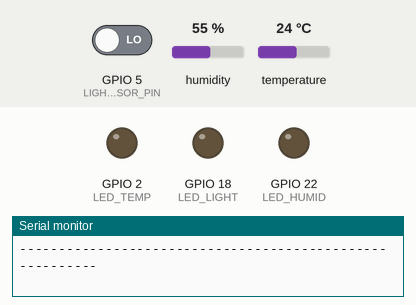
This program was run on a simulated ESP32. Shown: output pins drawn as LEDs (lit = HIGH), the last lines printed to the serial monitor. Inputs (shaded band) come from the test bench; at power-on: GPIO 5 (LIGHT_SENSOR_PIN) LOW, humidity 55 %, temperature 24 °C.

Above: at 4.8 s.
4.9 s: GPIO 5 (LIGHT_SENSOR_PIN) driven HIGH
At 6.7 s:
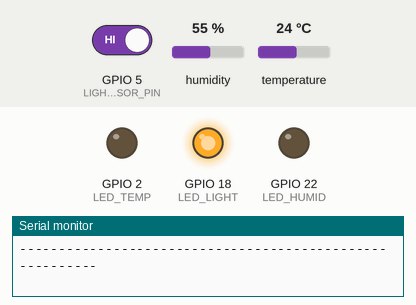
7.9 s: humidity set to 89 %
10.9 s: humidity set to 92 %
At 13.1 s:
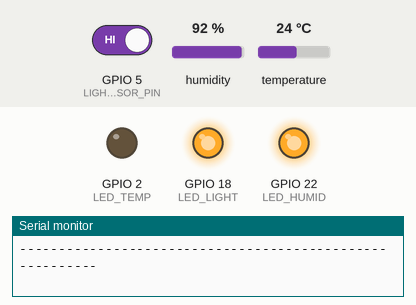
13.9 s: temperature set to 29 °C
16.9 s: temperature set to 32 °C
At 19.5 s:
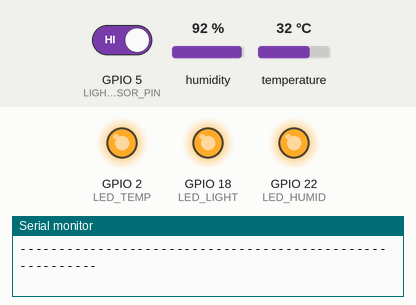
19.9 s: GPIO 5 (LIGHT_SENSOR_PIN) driven LOW
At 21.0 s:
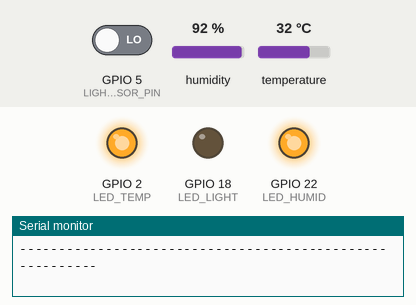
Timing chart, 0 to 22.9 s (numbered marks = the images above; inputs shaded):
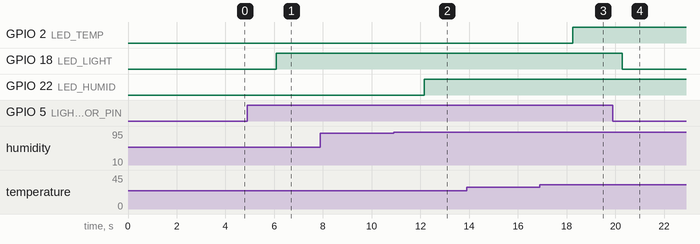

The program:

main.cpp
```cpp
#include <Arduino.h>
#include "DHT.h"

// Định nghĩa chân cảm biến
#define DHTPIN 4
#define DHTTYPE DHT11
#define LIGHT_SENSOR_PIN 5

// Định nghĩa chân 3 LED
#define LED_TEMP 2    // LED báo nóng (> 30°C)
#define LED_HUMID 22  // LED báo độ ẩm cao (> 90%)
#define LED_LIGHT 18  // LED báo tối

// Định nghĩa ngưỡng cảnh báo
#define TEMP_THRESHOLD 30.0
#define HUMID_THRESHOLD 90.0

DHT dht(DHTPIN, DHTTYPE);

void setup() {
  Serial.begin(115200);

  // Khai báo chân Input
  pinMode(LIGHT_SENSOR_PIN, INPUT);

  // Khai báo chân Output cho 3 LED
  pinMode(LED_TEMP, OUTPUT);
  pinMode(LED_HUMID, OUTPUT);
  pinMode(LED_LIGHT, OUTPUT);

  dht.begin();
  Serial.println("He thong giam sat Nhiet do - Do am - Anh sang da san sang!");
}

void loop() {
  delay(2000); // Đợi 2 giây giữa các lần đọc

  float t = dht.readTemperature();
  float h = dht.readHumidity();
  int isDark = digitalRead(LIGHT_SENSOR_PIN);

  // Kiểm tra lỗi cảm biến DHT
  if (isnan(t) || isnan(h)) {
    Serial.println("Loi: Khong doc duoc tu DHT11!");
    return;
  }

  // 1. Xử lý LED Nhiệt độ (> 30°C)
  if (t > TEMP_THRESHOLD) {
    digitalWrite(LED_TEMP, HIGH);
  } else {
    digitalWrite(LED_TEMP, LOW);
  }

  // 2. Xử lý LED Độ ẩm (> 90%)
  if (h > HUMID_THRESHOLD) {
    digitalWrite(LED_HUMID, HIGH);
  } else {
    digitalWrite(LED_HUMID, LOW);
  }

  // 3. Xử lý LED Ánh sáng (Trời tối thì bật LED)
  // Lưu ý: Tùy loại module quang trở, có loại xuất HIGH khi tối, có loại xuất LOW.
  // Bạn kiểm tra nếu ngược thì đổi HIGH thành LOW ở dòng dưới.
  if (isDark == HIGH) {
    digitalWrite(LED_LIGHT, HIGH);
  } else {
    digitalWrite(LED_LIGHT, LOW);
  }

  // In thông số ra Serial Monitor để kiểm tra
  Serial.print("Nhiet do: "); Serial.print(t); Serial.print("°C | ");
  Serial.print("Do am: "); Serial.print(h); Serial.print("% | ");
  Serial.print("Trang thai anh sang: "); Serial.println(isDark == HIGH ? "TOI" : "SANG");
  Serial.println("---------------------------------------------------------");
}
```

Measured:
- the behaviour switches between 90 and 91 % on humidity (found by bisection; images 1 and 2)
- the behaviour switches between 30 and 31 °C on temperature (found by bisection; images 2 and 3)
- after the input at 4.9 s, GPIO 18 (LED_LIGHT): LOW → HIGH after 1.2 s
- after the input at 10.9 s, GPIO 22 (LED_HUMID): LOW → HIGH after 1.3 s
- after the input at 16.9 s, GPIO 2 (LED_TEMP): LOW → HIGH after 1.3 s
- after the input at 19.9 s, GPIO 18 (LED_LIGHT): HIGH → LOW after 0.38 s
